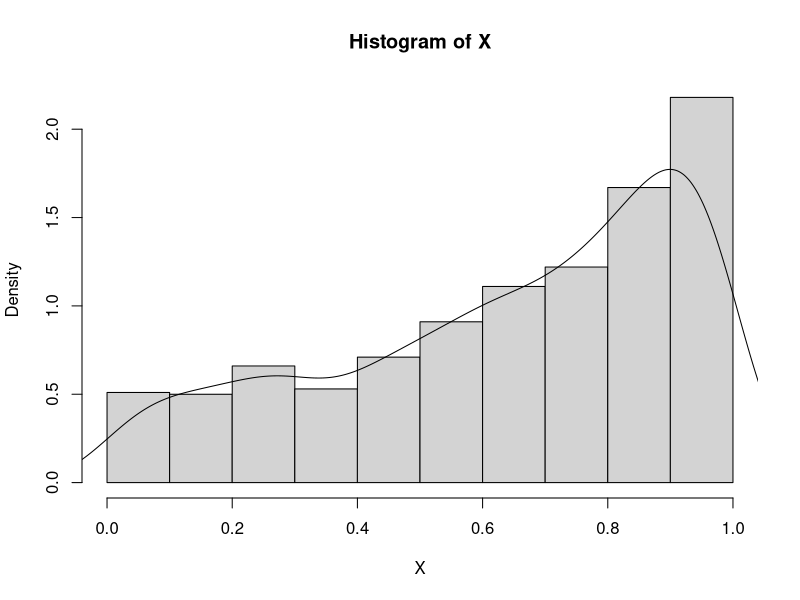

The R script that drew this image:
## ---- chunk 1

f = function(x){
  res = exp(x[1]^2 + x[2]^2) - 2*(exp(x[1]) + exp(x[2]))
  return (res)
}
## ---- chunk 2

nlm(f, p=c(0,0))
## ---- chunk 3

func2 = function(x, u){
  if (x<0 || x>1){
    return (1e100)
  }
  
  out = (x/2 + x^3/3 + x^6/6 -u)^2
  return (out)
}
## ---- chunk 4

genf = function(N){
  U = runif(N)
  X = rep(0, N)
  
  for (i in 1:N){
    Ui = U[i]
    mle1 = nlm(func2, p=0.5, u=Ui)
    X[i] = mle1$estimate
  }
  return (X)
}
## ---- chunk 5
set.seed(123)
X=genf(1000)
hist(X, freq = FALSE)

M = density(X)
points(M, type="l")
